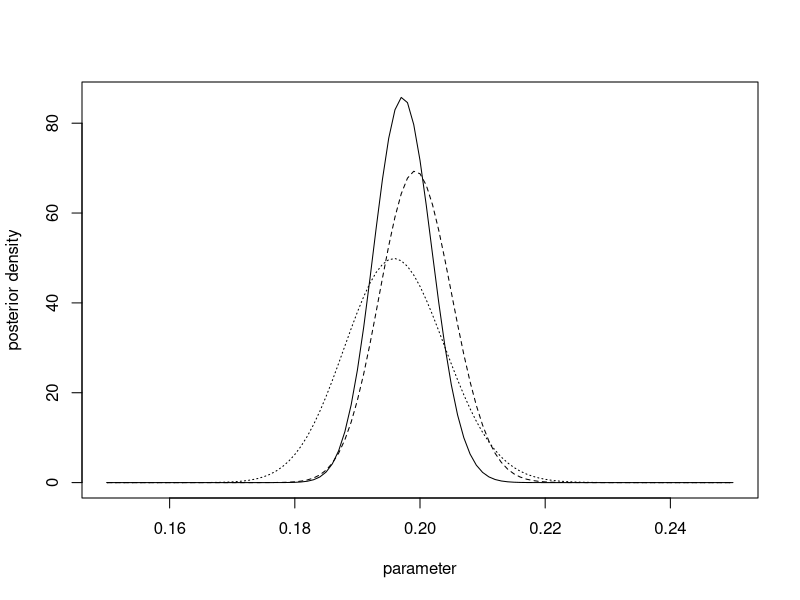
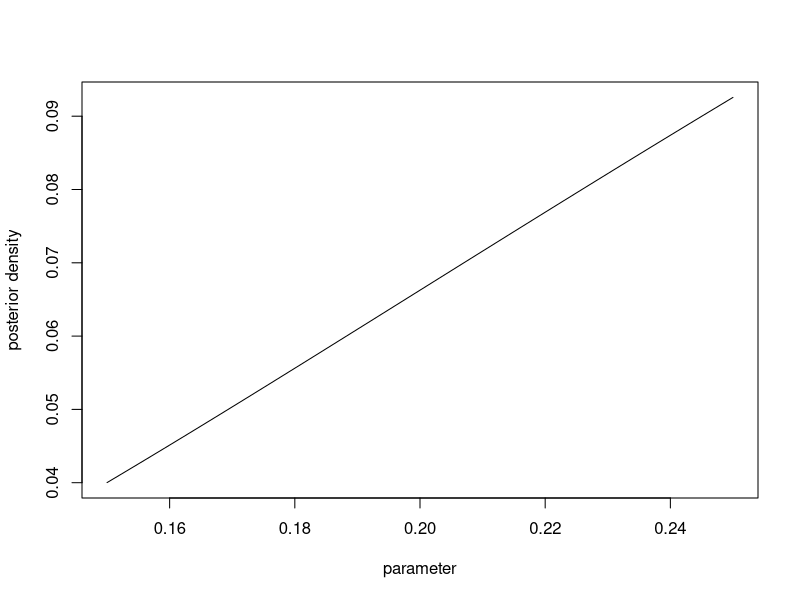
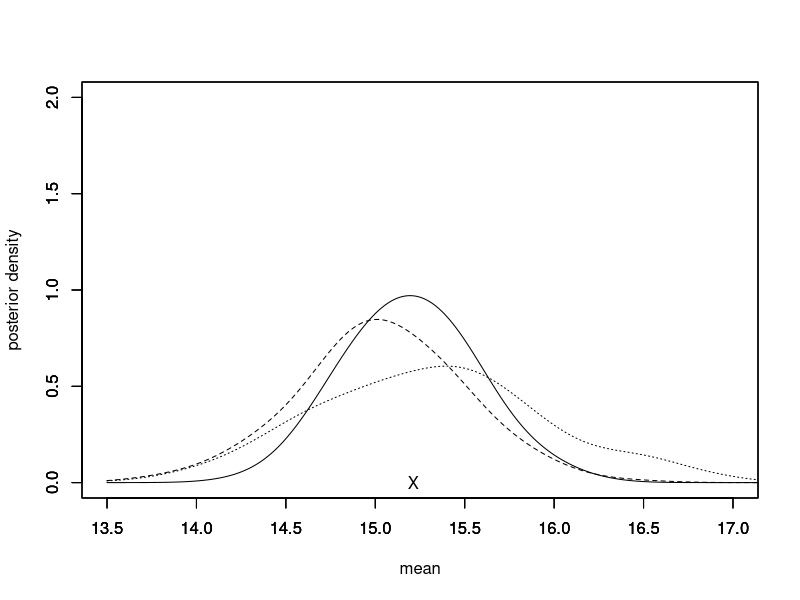
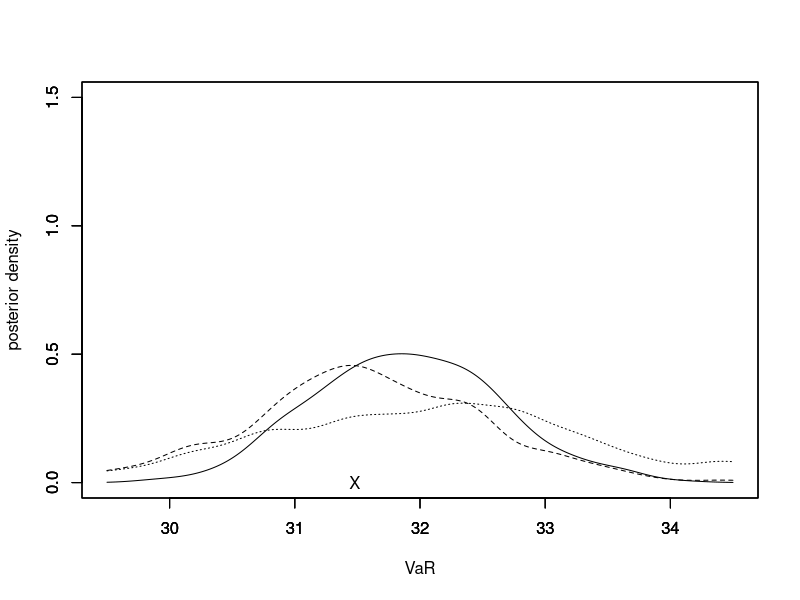
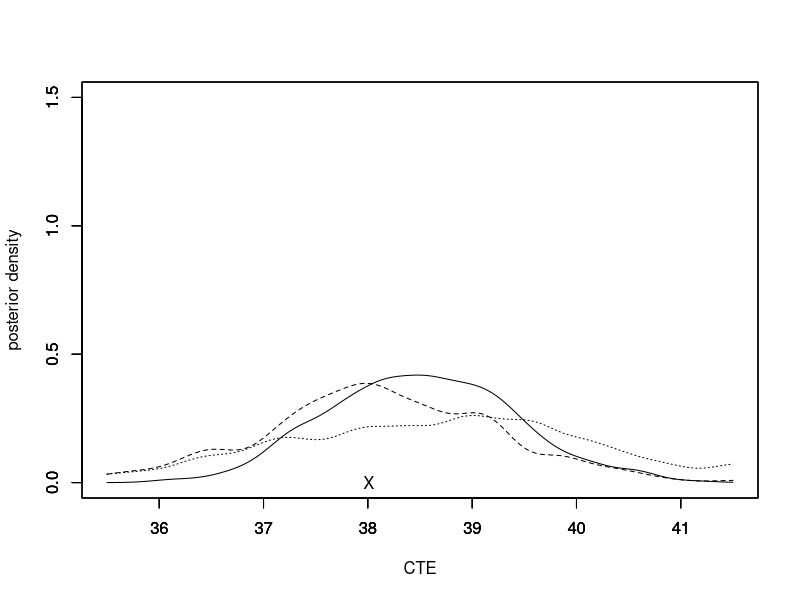

Recreate these plots in R, in order. (Note: this script raises an error after producing the figures.)
##-----------------------------------------------------------------------------------
## TITLE:     Model correctlt specified, Bayesian versus credibility estimation,
##            and Gibbs posterio
##
## AUTHORS:    L. Hong and R. Martin
##-----------------------------------------------------------------------------------

set.seed(55)
alpha <- 3 #shape
lambda <- 0.2 #rate parameter
n <- c(600, 400, 200)
N <- 500
h <- 0.2 #what is h correnspond for?

#found this on page 16, middle paragraph 
#They call 'h' the hazard rate. Note that this is different from the rate parameter. 
#if h = 0.20, then posterior will have gamma distribution with :
#shape parameter (3n+1) and 
#rate parameters 1/5 + sum(x[1:n]^-1)

#X <- rlnorm(n[1], meanlog=1, sdlog=1) #generate random number log normal distribution
X <- rgamma(n[1], shape=3, rate=lambda)
shape <- n*alpha+1
rate1 <- lambda+sum(X) #RATE for n = 600
rate2 <- lambda+sum(X[1:400]) #rate for n=400
rate3 <- lambda+sum(X[1:200]) #rate for n=200
mean(X) #credibility mean

#alpha is shape and lamda is 1/rate 

#---------------------------------------------------
# plots of the posterior for different sample sizes
#---------------------------------------------------

dpost1 <- function(x){dgamma(x, shape=shape[1], rate=rate1)}
curve(dpost1, from=0.15, to=0.25, xlab="parameter", ylab="posterior density", lty=1)
dpost2 <- function(x){dgamma(x, shape=shape[2], rate=rate2)}
curve(dpost2, from=0.15, to=0.25, xlab="", ylab="", lty=2, add=TRUE)
dpost3 <- function(x){dgamma(x, shape=shape[3], rate=rate3)}
curve(dpost3, from=0.15, to=0.25, xlab="", ylab="", lty=3, add=TRUE)

dpost4 <- function(x){dlnorm(x, meanlog = 1, sdlog = 1)}
curve(dpost4, from=0.15, to=0.25, xlab="parameter", ylab="posterior density", lty=1)
dpost5 <- function(x){dlnorm(x, meanlog = 2, sdlog = 2)}
curve(dpost5, from=0.15, to=0.25, xlab="parameter", ylab="posterior density", lty=2, add=TRUE)
dpost6 <- function(x){dlnorm(x, meanlog = 3, sdlog = 3)}
curve(dpost6, from=0.15, to=0.25, xlab="parameter", ylab="posterior density", lty=3, add=TRUE)
#points(0.669 , 0, pch = "X") #need to calculate K(P*, P) by calculus

#------------------------------------
# Posteriors of the predictive mean
#------------------------------------

#produce random # from gamma w/ different alpha and beta
Y1 <- rgamma(N, shape=shape[1], rate=rate1) 
Y2 <- rgamma(N, shape=shape[2], rate=rate2)
Y3 <- rgamma(N, shape=shape[3], rate=rate3)

mu1 <- alpha/Y1
mu2 <- alpha/Y2
mu3 <- alpha/Y3

#get function to produce density of standard normal
f1.hat <- function(x){
  y <- mean(dnorm((x-mu1)/h))/h
  return(y)
}

f2.hat <- function(x){
  y <- mean(dnorm((x-mu2)/h))/h
  return(y)
}

f3.hat <- function(x){
  y <- mean(dnorm((x-mu3)/h))/h
  return(y)
}

x <- seq(13.5, 17.5, 0.01) #there is 201 # generated from the sequence from 3.5 - 5.5 by 0.01
y1 <- sapply(x, f1.hat)
y2 <- sapply(x, f2.hat)
y3 <- sapply(x, f3.hat)

plot(x, y1, type="l", xlim=c(13.5, 17), ylim=c(0, 2), lty=1, xlab="mean", ylab="posterior density")
par(new=T)
plot(x, y2, type="l", xlim=c(13.5, 17), ylim=c(0, 2), lty=2, xlab="", ylab="")
par(new=T)
plot(x, y3, type="l", xlim=c(13.5, 17), ylim=c(0, 2), lty=3, xlab="", ylab="")
par(new=T)
points(15.21233 , 0, pch = "X") #credibility mean


#------------------
# posterior of VaR
#------------------

#VaR.star <- qlnorm(0.95, meanlog=1, sdlog=1)
VaR.star <- qgamma(0.95, shape=3, rate=lambda)
#d <- function(x){exp(-(log(x)-1)^2/2)/(sqrt(2*pi))}
d <- function(x){(lambda^3/gamma(3))*x^(3)*exp(-lambda*x)}
CTE.star <- integrate(d, lower=VaR.star, upper=Inf)$value/0.05

g <- function(x){
  y <- qgamma(0.95, shape=3, rate=x)
  return(y)
}
VaR1 <- sapply(Y1, g)
VaR2 <- sapply(Y2, g)
VaR3 <- sapply(Y3, g)


g1.hat <- function(x){ 
  y <- mean(dnorm((x-VaR1)/h))/h
  return(y)
}

g2.hat <- function(x){ 
  y <- mean(dnorm((x-VaR2)/h))/h
  return(y)
}

g3.hat <- function(x){ 
  y <- mean(dnorm((x-VaR3)/h))/h
  return(y)
}


x <- seq(29.5, 34.5, 0.01)
y1 <- sapply(x, g1.hat)
y2 <- sapply(x, g2.hat)
y3 <- sapply(x, g3.hat)

plot(x, y1, type="l", xlim=c(29.5, 34.5),  ylim=c(0, 1.5), lty=1, xlab="VaR", ylab="posterior density")
par(new=T)
plot(x, y2, type="l", xlim=c(29.5, 34.5), ylim=c(0, 1.5), lty=2, xlab="", ylab="")
par(new=T)
plot(x, y3, type="l", xlim=c(29.5, 34.5), ylim=c(0, 1.5), lty=3, xlab="", ylab="")
par(new=T)
points(31.47897, 0, pch = "X") #this point is true VaR

#-----------------------------------
# posterior of CTE
#-----------------------------------

b <- function(theta){
  integrand<-function(x){x*dgamma(x, shape=3, rate=theta)}
  y<-integrate(integrand, lower=qgamma(0.95, 3, theta), upper=Inf)$value/0.05  
  return(y)
}

CTE1 <- sapply(Y1, b)
CTE2 <- sapply(Y2, b)
CTE3 <- sapply(Y3, b)


h1.hat<-function(x){
  y<-mean(dnorm((x-CTE1)/h))/h
  return(y)
}

h2.hat<-function(x){
  y<-mean(dnorm((x-CTE2)/h))/h
  return(y)
}

h3.hat<-function(x){
  y<-mean(dnorm((x-CTE3)/h))/h
  return(y)
}


x <- seq(35.5, 41.5, 0.01)
y1 <- sapply(x, h1.hat)
y2 <- sapply(x, h2.hat)
y3 <- sapply(x, h3.hat)

plot(x, y1, type="l", xlim=c(35.5, 41.5),  ylim=c(0, 1.5), lty=1, xlab="CTE", ylab="posterior density")
par(new=T)
plot(x, y2, type="l", xlim=c(35.5, 41.5), ylim=c(0, 1.5), lty=2, xlab="", ylab="")
par(new=T)
plot(x, y3, type="l", xlim=c(35.5, 41.5), ylim=c(0, 1.5), lty=3, xlab="", ylab="")
par(new=T)
points(38.0088, 0, pch = "X") #This point is true CTE



#simulating Gibbs
#Work in progress
set.seed(54)
X6 <- rlnorm(n[1], meanlog=1, sdlog=1)
X4 <- rlnorm(n[2], meanlog=1, sdlog=1)
X2 <- rlnorm(n[3], meanlog=1, sdlog=1)
mu6 <- mean(X6)
mu4 <- mean(X4)
mu2 <- mean(X2)
w6 <- 1/(2*var(X6))
w4 <- 1/(2*var(X4))
w2<- 1/(2*var(X2))
w <- cbind(w6,w4,w2)
sigma <- 1/(2*n*w+1); sigma

#---------------------------------------------------
# plots of the posterior for different sample sizes
#---------------------------------------------------
?dnorm
for(i in 1:500){
  dpost1[i] <- function(x){dnorm(x, mean=mu6, sd=sigma[1])}
  curve(dpost1, from=3, to=6, xlab="parameter", ylab="posterior density", lty=1)
  dpost2[i] <- function(x){dnorm(x, mean=mu4, sd=sigma[2])}
  curve(dpost2, from=3, to=6, xlab="", ylab="", lty=2, add=TRUE)
  dpost3[i] <- function(x){dnorm(x, mean=mu2, sd=sigma[3])}
  curve(dpost3, from=3, to=6, xlab="", ylab="", lty=3, add=TRUE)
  points(4.48 , 0, pch = "X")

}
